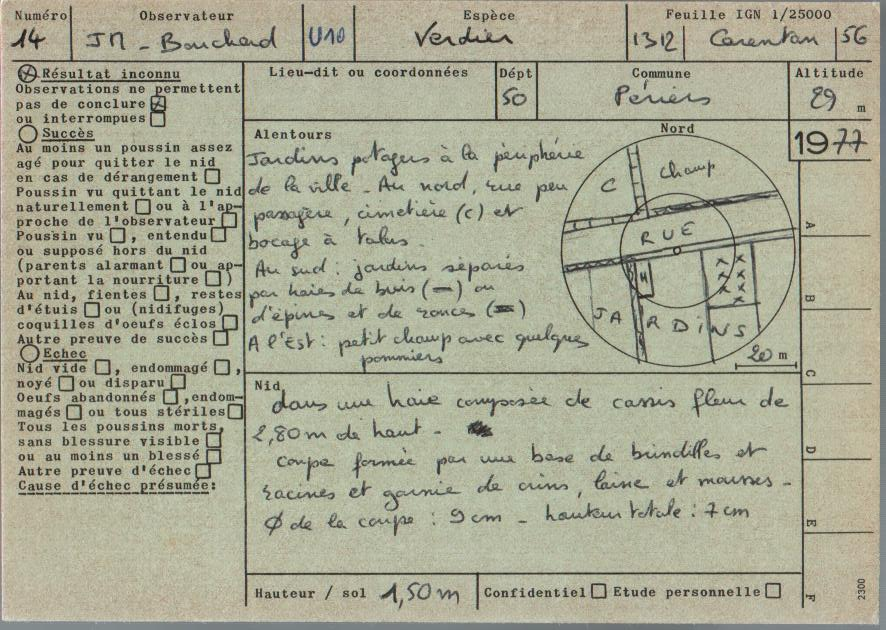
#> input picture test_scans/027-R.jpg, 886 x 630 px
$ python -i test_cuda_performance.py   (imports and definitions only)   (older library calls are emulated)
#> lines starting #> are read from the running program, lines starting #| are printed output that depends on the picture; after the words box and inside, x2 and y2 are one past the last pixel; in counts of white or black regions, pixels touching at a corner belong together
#> `picture = cv2.imread('test_scans/027-R.jpg', cv2.IMREAD_GRAYSCALE)`:
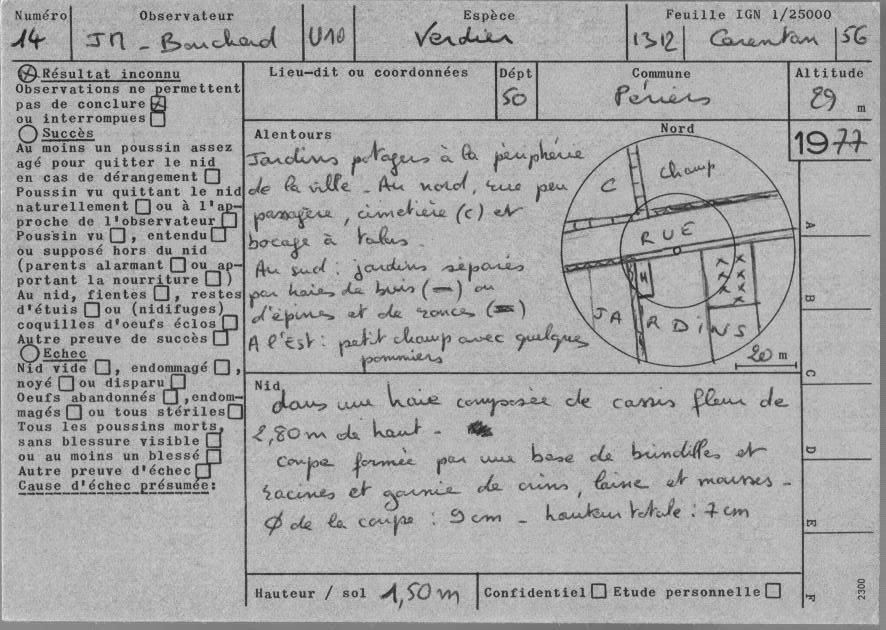
#> picture: shape (630, 886); min 14, max 243, mean 166.6
"""
Script de test de performance CUDA
===================================

Ce script teste les performances de l'accélération CUDA en comparant
le traitement d'images avec et sans GPU.

Usage:
    python test_cuda_performance.py
"""
import os
import sys
import cv2
import numpy as np
import time
from glob import glob

# Import des fonctions du programme principal
sys.path.insert(0, os.path.dirname(__file__))

# Configuration
INPUT_FOLDER = 'test_scans'
N_ITERATIONS = 5  # Nombre d'itérations pour moyenner les résultats

# [44 lines left out: functions test_cuda_available, test_image_loading, not called in this run]

def benchmark_cpu_vs_gpu(image):
    """Compare les performances CPU vs GPU"""
    print("\n" + "="*70)
    print("TEST 3: Benchmark CPU vs GPU")
    print("="*70)

    # Test paramètres
    kernel_size = 75

    # --- Test 1: GaussianBlur ---
    print("\n1. GaussianBlur (75x75):")

    # CPU
    times_cpu = []
    for _ in range(N_ITERATIONS):
        t0 = time.time()
        blurred_cpu = cv2.GaussianBlur(image, (kernel_size, kernel_size), 0)
        times_cpu.append((time.time() - t0) * 1000)
#> this loop made 5 passes
#> pass 1, in benchmark_cpu_vs_gpu, `blurred_cpu = cv2.GaussianBlur(image, (kernel_size, kernel_size), 0)`:
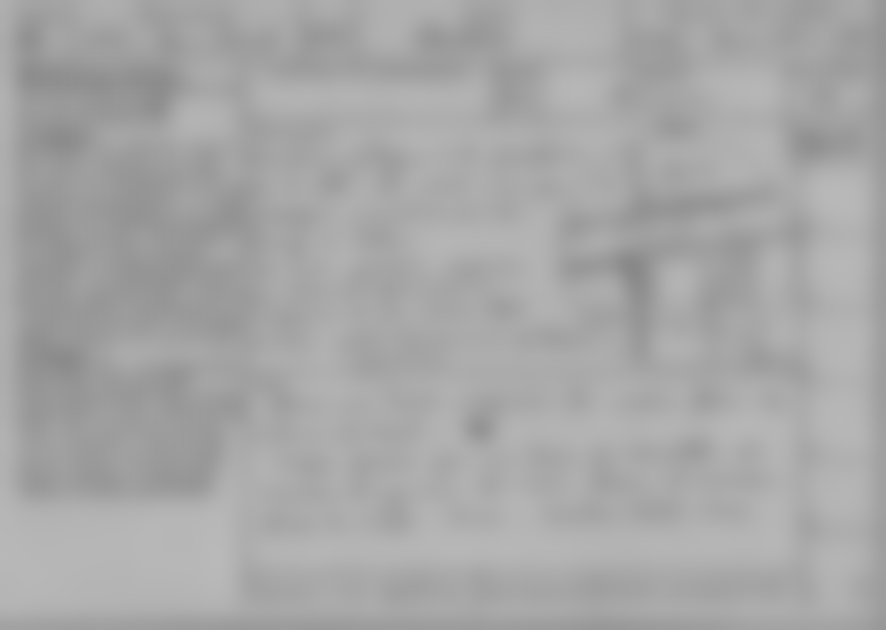
#> blurred_cpu: shape (630, 886); min 136, max 185, mean 166.7
#> after the loop, times_cpu = [22.32, 12.8, 12.71, 12.59, 12.62]
    avg_cpu = sum(times_cpu) / len(times_cpu)
#> avg_cpu = 14.61
    print(f"   CPU: {avg_cpu:.2f} ms (moyenne sur {N_ITERATIONS} runs)")
#|    CPU: 14.61 ms (moyenne sur 5 runs)

    # GPU
    try:
        gpu_img = cv2.cuda_GpuMat()
        gpu_img.upload(image)
        gpu_float = gpu_img.convertTo(cv2.CV_32F)

        times_gpu = []
        for _ in range(N_ITERATIONS):
            t0 = time.time()
            gaussian_filter = cv2.cuda.createGaussianFilter(cv2.CV_32F, cv2.CV_32F,
                                                            (kernel_size, kernel_size), 0)
            gpu_blur = gaussian_filter.apply(gpu_float)
            cv2.cuda.synchronize()  # Attendre la fin du traitement GPU
            times_gpu.append((time.time() - t0) * 1000)
        avg_gpu = sum(times_gpu) / len(times_gpu)
        print(f"   GPU: {avg_gpu:.2f} ms (moyenne sur {N_ITERATIONS} runs)")
        print(f"   🚀 Speedup: x{avg_cpu/avg_gpu:.2f}")
    except Exception as e:
        print(f"   ❌ Erreur GPU: {e}")

    # --- Test 2: Morphologie ---
    print("\n2. Morphologie (dilate 45x1):")

    kernel = cv2.getStructuringElement(cv2.MORPH_RECT, (45, 1))

    # CPU
    times_cpu = []
    for _ in range(N_ITERATIONS):
        t0 = time.time()
        _, thresh = cv2.threshold(image, 0, 255, cv2.THRESH_BINARY_INV + cv2.THRESH_OTSU)
        morph_cpu = cv2.morphologyEx(thresh, cv2.MORPH_OPEN, kernel, iterations=2)
        times_cpu.append((time.time() - t0) * 1000)
#> this loop made 5 passes
#> pass 1, in benchmark_cpu_vs_gpu, `_, thresh = cv2.threshold(image, 0, 255, cv2.THRESH_BINARY_INV + cv2.T..`:
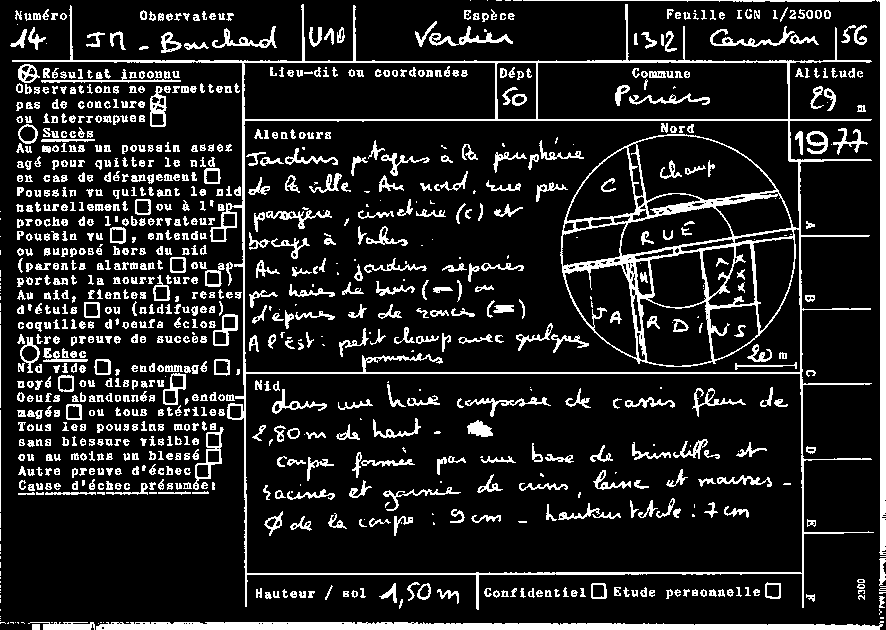
#> thresh: shape (630, 886); 13.9% white; 1030 white regions (157 under 20 px), largest, box (x1, y1, x2, y2) and area: (12, 4, 874, 610) 17623, (96, 621, 884, 630) 5356, (876, 0, 886, 555) 3318
#> pass 1, in benchmark_cpu_vs_gpu, `morph_cpu = cv2.morphologyEx(thresh, cv2.MORPH_OPEN, kernel, iteration..`:
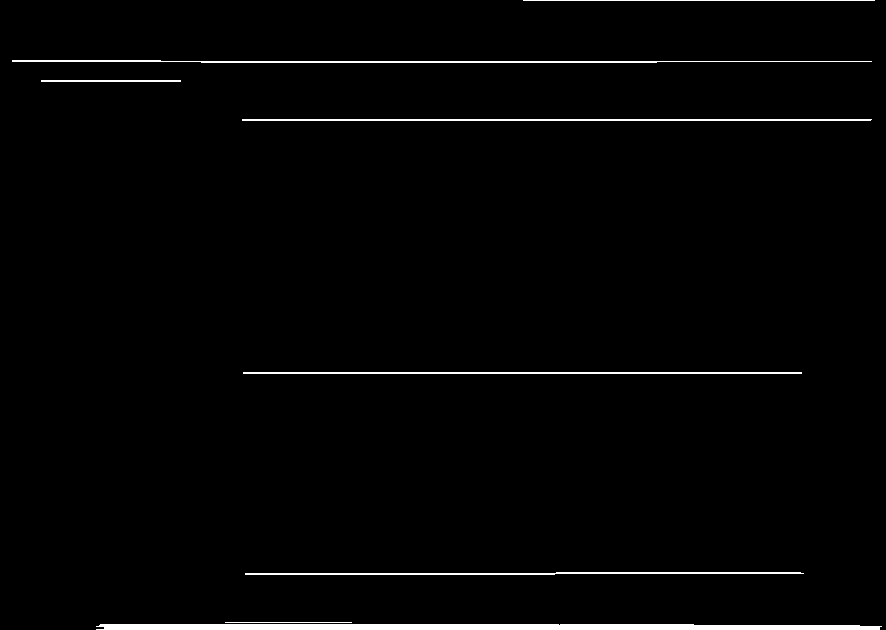
#> morph_cpu: shape (630, 886); 1.8% white; 8 white regions, largest, box (x1, y1, x2, y2) and area: (96, 624, 882, 630) 4476, (12, 60, 872, 63) 1465, (242, 119, 872, 121) 1259
#> after the loop, times_cpu = [16.58, 1.85, 1.79, 1.5, 1.44]
    avg_cpu = sum(times_cpu) / len(times_cpu)
#> avg_cpu = 4.63
    print(f"   CPU: {avg_cpu:.2f} ms")
#|    CPU: 4.63 ms

    # GPU
    try:
        times_gpu = []
        for _ in range(N_ITERATIONS):
            t0 = time.time()
            _, gpu_thresh = cv2.cuda.threshold(gpu_img, 0, 255, cv2.THRESH_BINARY_INV + cv2.THRESH_OTSU)
            morph_filter = cv2.cuda.createMorphologyFilter(cv2.MORPH_OPEN, gpu_thresh.type(),
                                                          kernel, iterations=2)
            gpu_morph = morph_filter.apply(gpu_thresh)
            cv2.cuda.synchronize()
            times_gpu.append((time.time() - t0) * 1000)
#> after the loop, times_gpu = []
        avg_gpu = sum(times_gpu) / len(times_gpu)
        print(f"   GPU: {avg_gpu:.2f} ms")
        print(f"   🚀 Speedup: x{avg_cpu/avg_gpu:.2f}")
    except Exception as e:
        print(f"   ❌ Erreur GPU: {e}")

    # --- Test 3: Laplacian + meanStdDev ---
    print("\n3. Laplacian + variance:")

    # CPU
    times_cpu = []
    for _ in range(N_ITERATIONS):
        t0 = time.time()
        lap = cv2.Laplacian(image, cv2.CV_64F)
        variance = lap.var()
        times_cpu.append((time.time() - t0) * 1000)
    avg_cpu = sum(times_cpu) / len(times_cpu)
    print(f"   CPU: {avg_cpu:.2f} ms")

    # GPU
    try:
        times_gpu = []
        for _ in range(N_ITERATIONS):
            t0 = time.time()
            lap_filter = cv2.cuda.createLaplacianFilter(gpu_img.type(), cv2.CV_64F, ksize=1)
            gpu_lap = lap_filter.apply(gpu_img)
            mean, std_dev = cv2.cuda.meanStdDev(gpu_lap)
            variance = std_dev[0][0] ** 2
            times_gpu.append((time.time() - t0) * 1000)
        avg_gpu = sum(times_gpu) / len(times_gpu)
        print(f"   GPU: {avg_gpu:.2f} ms")
        print(f"   🚀 Speedup: x{avg_cpu/avg_gpu:.2f}")
    except Exception as e:
        print(f"   ❌ Erreur GPU: {e}")

# [25 lines left out: function main, not called in this run]

# [2 lines not run here, left out]

>>> import cv2
>>> picture = cv2.imread('test_scans/027-R.jpg', cv2.IMREAD_GRAYSCALE)
>>> result = benchmark_cpu_vs_gpu(picture)
